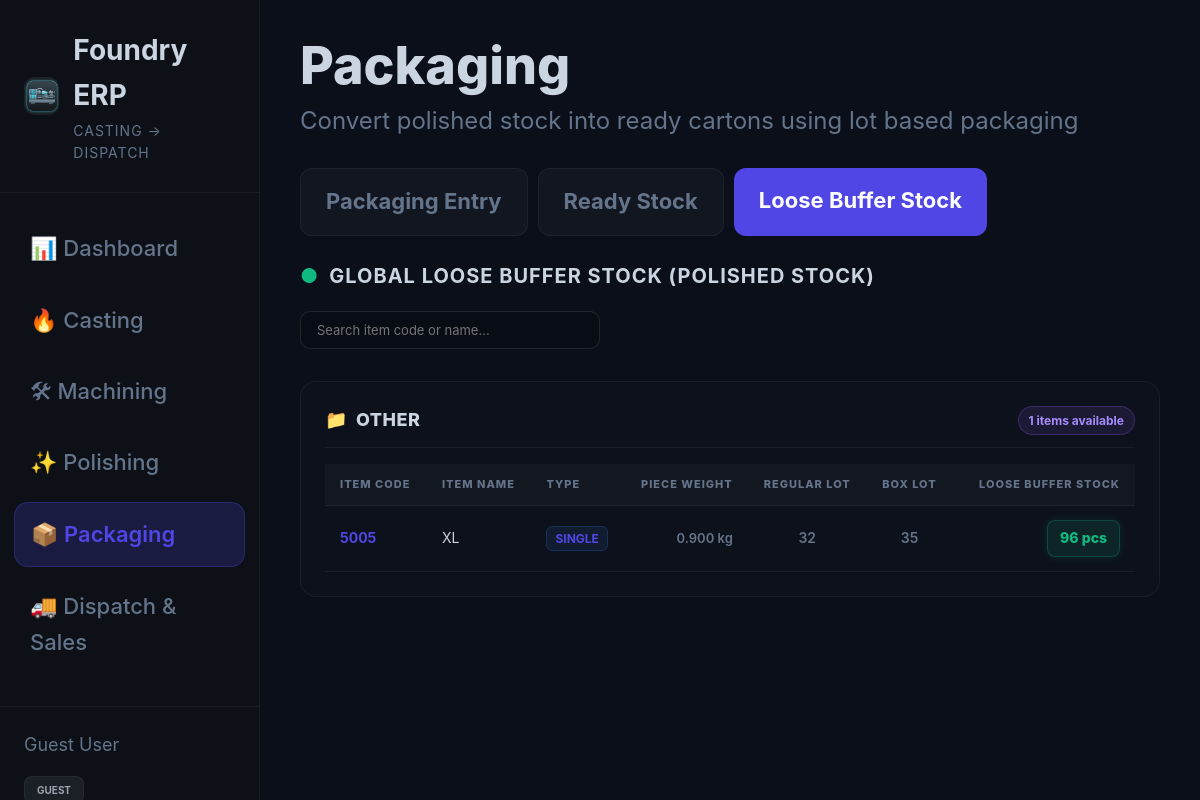
/packaging/?tab=buffer, run on an earlier commit of the app's database.
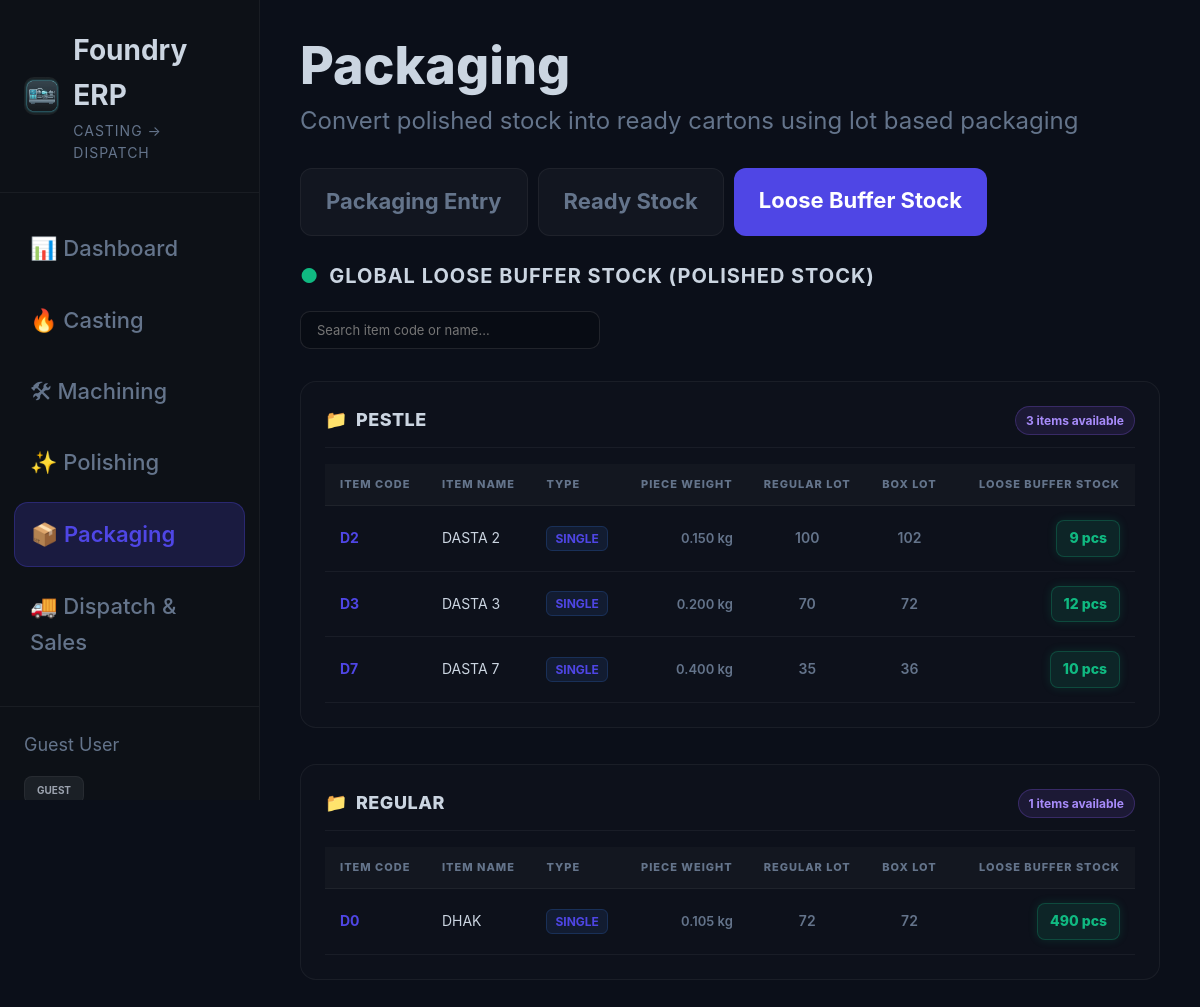
And on a later commit of the database.
### inventory/models.py (models this page shows, shortened)
class Item(models.Model):
    client = models.ForeignKey(
        "Client",
        on_delete=models.SET_NULL,
        blank=True,
        null=True
    )
    code = models.CharField(
        max_length=50,
        unique=True
    )
    name = models.CharField(
        max_length=100
    )
    category = models.CharField(
        max_length=100,
        default="OTHER"
    )
    sub_category = models.CharField(
        max_length=100,
        blank=True,
        null=True
    )
    material = models.CharField(
        max_length=100,
        default="OTHER",
        blank=True,
        null=True
    )
    variant = models.CharField(
        max_length=100,
        blank=True,
        null=True
    )
    item_type = models.CharField(
        max_length=100,
        default='REGULAR'
    )
    casting_weight = models.FloatField(
        default=0
    )
    machining_weight = models.FloatField(
        default=0
    )
    lot_size = models.IntegerField(
        default=0
    )
    lot_with_box = models.IntegerField(
        default=0
    )
    process = models.CharField(
        max_length=50,
        choices=ProcessType.choices,
        blank=True,
        null=True
    )
    casting_required = models.BooleanField(
        default=True
    )
    machining_required = models.BooleanField(
        default=True
    )
    polishing_required = models.BooleanField(
        default=True
    )
    packing_required = models.BooleanField(
        default=True
    )
    rate_per_piece = models.FloatField(
        default=0
    )
    notes = models.TextField(
        blank=True,
        null=True
    )
    active = models.BooleanField(
        default=True
    )
    created_at = models.DateTimeField(
        auto_now_add=True
    )

### inventory/views/production.py (the view, shortened to what this page needs)
def packaging_view(request):
    from inventory.models import Item, StockTransaction, TransactionType, Warehouse
    from django.db.models import Sum
    from inventory import services
    import uuid
    def get_polishing_entry_remaining_qty(entry):
        packed_qty = StockTransaction.objects.filter(
            transaction_type="packaging_in",
            notes__contains=f"PACKED #{entry.id}"
        ).aggregate(total=Sum('quantity'))['total'] or 0
        remaining_qty = entry.quantity - packed_qty - (entry.rejection_quantity or 0)
        return max(0, remaining_qty)
    items = Item.objects.all()
    piece_stock = {}
    for item in items:
        stock_stats = services.get_stock_by_item(item)
        piece_stock[item.id] = stock_stats.get('polishing', 0)
        item.available_polishing = piece_stock[item.id]
    for item in items:
        if item.item_type == 'SET':
            from inventory.models import ItemComposition
            comps = ItemComposition.objects.filter(parent_item=item)
            if comps.exists():
                max_sets = 999999
                for comp in comps:
                    c_avail = piece_stock.get(comp.component_item.id, 0)
                    can_make = c_avail // comp.quantity
                    if can_make < max_sets:
                        max_sets = can_make
                item.available_polishing = max_sets
            else:
                item.available_polishing = 0
    single_items = items.filter(item_type='REGULAR')
    set_items = items.filter(item_type='SET')
    packaging_queue = []
    polishing_in_entries = StockTransaction.objects.filter(
        transaction_type="polishing_in"
    ).order_by("-created_at")
    for entry in polishing_in_entries:
        remaining_qty = get_polishing_entry_remaining_qty(entry)
        if remaining_qty > 0:
            orig_qty = entry.quantity
            orig_wt = entry.weight
            entry.quantity = remaining_qty
            entry.weight = round((remaining_qty / orig_qty) * orig_wt, 3) if orig_qty > 0 else 0.0
            packaging_queue.append(entry)
    pack_id = request.GET.get("pack")
    delete_id = request.GET.get("delete_id")
    delete_spare_id = request.GET.get("delete_spare_id")
    to_buffer_id = request.GET.get("to_buffer")
    active_tab = request.GET.get("tab", "entry")
    cartons = Carton.objects.all().order_by("-created_at")
    spares = StockTransaction.objects.filter(
        transaction_type="packaging_in",
        notes__contains="[DEDICATED BUFFER]"
    ).order_by("-created_at")
    ready_stock = []
    for c in cartons:
        ready_stock.append({
            'is_carton': True,
            'id': c.id,
            'created_at': c.created_at,
            'status': c.status,
            'carton_label': c.carton_label,
            'carton_number': c.carton_number,
            'carton_type': c.carton_type,
            'cleaning': c.cleaning,
            'labeling': c.labeling,
            'packing': c.packing,
            'total_quantity': c.total_quantity,
            'total_weight': c.total_weight,
            'items_list': [{
                'item_code': ci.item.code,
                'item_name': ci.item.name,
                'quantity': ci.quantity,
                'weight': ci.weight,
                'item_id': ci.item.id,
                'is_set': ci.item.item_type == 'SET'
            } for ci in c.items.all()]
        })
    for s in spares:
        ready_stock.append({
            'is_carton': False,
            'id': s.id,
            'created_at': s.created_at,
            'status': 'SPARE DECLARED',
            'carton_label': 'SPARE / BUFFER',
            'carton_number': f"TX-{s.id}",
            'carton_type': 'SPARE',
            'cleaning': False,
            'labeling': False,
            'packing': False,
            'total_quantity': s.quantity,
            'total_weight': s.weight,
            'items_list': [{
                'item_code': s.item.code,
                'item_name': s.item.name,
                'quantity': s.quantity,
                'weight': s.weight,
                'item_id': s.item.id,
                'is_set': s.item.item_type == 'SET'
            }]
        })
    ready_stock.sort(key=lambda x: x['created_at'], reverse=True)
    completed_ids = []
    ready_cartons = Carton.objects.filter(status='READY').prefetch_related('items__item').order_by("-created_at")
    ready_analytics = []
    total_pieces = 0
    total_weight = 0.0
    total_cartons = 0
    for carton in ready_cartons:
        nested_items = []
        for ci in carton.items.all():
            nested_items.append({
                'code': ci.item.code,
                'name': ci.item.name,
                'qty': ci.quantity,
                'weight': float(ci.weight)
            })
        steps = []
        if carton.cleaning: steps.append("Cleaned")
        if carton.labeling: steps.append("Labeled")
        if carton.packing: steps.append("Packed")
        if len(steps) == 3:
            status = "Fully Prepared"
            status_color = "#10b981"
        elif len(steps) > 0:
            status = "In Prep"
            status_color = "#f59e0b"
        else:
            status = "Raw Box"
            status_color = "#8b5cf6"
        ready_analytics.append({
            'carton': carton,
            'carton_number': carton.carton_number,
            'carton_type': carton.carton_type,
            'carton_label': carton.carton_label,
            'nested_items': nested_items,
            'qty': carton.total_quantity,
            'weight': round(float(carton.total_weight), 3),
            'status': status,
            'status_color': status_color,
            'created_at': carton.created_at,
            'steps_str': ", ".join(steps) if steps else "None"
        })
        total_pieces += carton.total_quantity
        total_weight += float(carton.total_weight)
        total_cartons += 1
    from django.db.models import Sum
    top_items_qs = CartonItem.objects.filter(
        carton__status='READY'
    ).values(
        'item__code', 'item__name'
    ).annotate(
        total_qty=Sum('quantity'),
        total_weight=Sum('weight')
    ).order_by('-total_qty')
    top_packed_items = []
    for row in top_items_qs[:5]:
        top_packed_items.append({
            'code': row['item__code'],
            'name': row['item__name'],
            'qty': row['total_qty'],
            'weight': round(float(row['total_weight'] or 0.0), 3)
        })
    grouped_queue = {}
    for entry in packaging_queue:
        w_name = entry.job_worker.name if entry.job_worker else (entry.worker.name if entry.worker else "Internal/House")
        cat_name = entry.item.category.upper() if entry.item.category else "OTHER"
        if w_name not in grouped_queue:
            grouped_queue[w_name] = {}
        if cat_name not in grouped_queue[w_name]:
            grouped_queue[w_name][cat_name] = []
        grouped_queue[w_name][cat_name].append(entry)
    metrics = {
        'total_pieces': total_pieces,
        'total_weight': round(total_weight, 3),
        'total_cartons': total_cartons,
        'ready_items_count': CartonItem.objects.filter(carton__status='READY').values('item').distinct().count(),
        'active_queue_count': len(packaging_queue)
    }
    buffer_groups = {}
    for item in items:
        if getattr(item, 'available_polishing', 0) > 0:
            subcat = item.sub_category.strip() if item.sub_category else "OTHER"
            if not subcat:
                subcat = "OTHER"
            subcat = subcat.upper()
            if subcat not in buffer_groups:
                buffer_groups[subcat] = []
            buffer_groups[subcat].append(item)
    context = {
        "items": items,
        "single_items": single_items,
        "set_items": set_items,
        "buffer_groups": buffer_groups,
        "packaging_queue": packaging_queue,
        "grouped_queue": grouped_queue,
        "ready_stock": ready_stock,
        "completed_ids": completed_ids,
        "active_tab": active_tab,
        "ready_analytics": ready_analytics,
        "top_packed_items": top_packed_items,
        "metrics": metrics
    }
    return render(request, "packaging.html", context)

### templates/packaging.html (shortened to what the changed rows need)
{% extends "layout/base.html" %}
{% block content %}
<div style="margin-bottom:28px;">
    <h1 style="
        font-size:52px;
        font-weight:800;
        line-height:1;
        margin-bottom:10px;
    ">
        Packaging
    </h1>
</div>
{% if active_tab == 'buffer' %}
<div class="main-grid" style="display:grid; grid-template-columns: 1fr; gap: 24px; align-items: start;">
    <div class="glass-card" style="width:100%;">
        {% if buffer_groups %}
            <div style="display: flex; flex-direction: column; gap: 36px;">
                {% for subcat, items_list in buffer_groups.items %}
                <div class="subcategory-section" style="background: rgba(255, 255, 255, 0.01); border: 1px solid var(--border-soft); border-radius: 16px; padding: 24px; transition: all 0.2s;">
                    <div style="display: flex; justify-content: space-between; align-items: center; margin-bottom: 16px; border-bottom: 1px solid rgba(255,255,255,0.05); padding-bottom: 12px;">
                        <h4 style="margin:0; font-size:18px; font-weight:800; color:var(--text-primary); letter-spacing: 0.5px; display: flex; align-items: center; gap: 8px;">
                            <span style="color:var(--accent-blue);">📁</span> {{ subcat }}
                        </h4>
                        <span style="background: rgba(139, 92, 246, 0.12); border: 1px solid rgba(139, 92, 246, 0.25); color: #a78bfa; font-weight: 700; font-size: 12px; padding: 4px 10px; border-radius: 20px;">
                            {{ items_list|length }} items available
                        </span>
                    </div>
                    <div style="overflow-x:auto;">
                        <table class="recent-table" style="width:100%; border-collapse:collapse; text-align:left;">
                            <thead>
                                <tr style="background:rgba(255,255,255,0.005); border-bottom:1.5px solid var(--border-soft);">
                                    <th style="padding:12px 15px; font-size:11px; font-weight:800; color:var(--text-secondary); text-transform:uppercase;">Item Code</th>
                                    <th style="padding:12px 15px; font-size:11px; font-weight:800; color:var(--text-secondary); text-transform:uppercase;">Item Name</th>
                                    <th style="padding:12px 15px; font-size:11px; font-weight:800; color:var(--text-secondary); text-transform:uppercase;">Type</th>
                                    <th style="padding:12px 15px; font-size:11px; font-weight:800; color:var(--text-secondary); text-transform:uppercase; text-align:right;">Piece Weight</th>
                                    <th style="padding:12px 15px; font-size:11px; font-weight:800; color:var(--text-secondary); text-transform:uppercase; text-align:center;">Regular Lot</th>
                                    <th style="padding:12px 15px; font-size:11px; font-weight:800; color:var(--text-secondary); text-transform:uppercase; text-align:center;">Box Lot</th>
                                    <th style="padding:12px 15px; font-size:11px; font-weight:800; color:var(--text-secondary); text-transform:uppercase; text-align:right; min-width:180px;">Loose Buffer Stock</th>
                                </tr>
                            </thead>
                            <tbody>
                                {% for item in items_list %}
                                <tr class="buffer-row-item" style="border-bottom:1px solid rgba(255,255,255,0.02); transition:all 0.2s;">
                                    <td class="buffer-item-code" style="padding:14px 15px; font-weight:bold; color:var(--accent-blue); font-size:14px;">{{ item.code }}</td>
                                    <td class="buffer-item-name" style="padding:14px 15px; color:var(--text-primary); font-size:14px;">{{ item.name }}</td>
                                    <td style="padding:14px 15px; font-size:12px; font-weight:700;">
                                        {% if item.item_type == 'SET' %}
                                        <span style="background:rgba(139, 92, 246, 0.1); color:#8b5cf6; padding:4px 8px; border-radius:6px; border:1px solid rgba(139, 92, 246, 0.2);">SET</span>
                                        {% else %}
                                        <span style="background:rgba(59, 130, 246, 0.1); color:var(--accent-blue); padding:4px 8px; border-radius:6px; border:1px solid rgba(59, 130, 246, 0.2);">SINGLE</span>
                                        {% endif %}
                                    </td>
                                    <td style="padding:14px 15px; text-align:right; font-weight:600; color:var(--text-secondary); font-size:13px;">{{ item.machining_weight|floatformat:3 }} kg</td>
                                    <td style="padding:14px 15px; text-align:center; font-weight:600; color:var(--text-secondary);">{{ item.lot_size }}</td>
                                    <td style="padding:14px 15px; text-align:center; font-weight:600; color:var(--text-secondary);">{{ item.lot_with_box }}</td>
                                    <td style="padding:14px 15px; text-align:right;">
                                        <span style="background:rgba(16, 185, 129, 0.12); border:1px solid rgba(16, 185, 129, 0.25); color:#10b981; font-weight:800; font-size:14px; padding:6px 12px; border-radius:8px; display:inline-block; box-shadow:0 0 10px rgba(16,185,129,0.15);">
                                            {{ item.available_polishing }} pcs
                                        </span>
                                    </td>
                                </tr>
                                {% endfor %}
                            </tbody>
                        </table>
                    </div>
                </div>
                {% endfor %}
            </div>
        {% endif %}
    </div>
</div>
{% endif %}
{% endblock %}

What changed in the data, as far as the page shows it:
no longer on this page (row unchanged): Item: subcat "OTHER", items_list "1", code "5005", name "XL", item_type "SINGLE", machining_weight "0.900", lot_size "32", lot_with_box "35", available_polishing "96"
now on this page (row edited): Item: sub_category "PESTLE", items_list "3", code "D2", name "DASTA 2", item_type "SINGLE", machining_weight "0.150", lot_size "100", lot_with_box "102", available_polishing "9"
now on this page (row edited): Item: code "D3", name "DASTA 3", item_type "SINGLE", machining_weight "0.200", lot_size "70", lot_with_box "72", available_polishing "12", shown under "PESTLE"
added Item: code "D7", name "DASTA 7", item_type "SINGLE", machining_weight "0.400", lot_size "35", lot_with_box "36", available_polishing "10", shown under "PESTLE"
added Item: subcat "REGULAR", items_list "1", code "D0", name "DHAK", item_type "SINGLE", machining_weight "0.105", lot_size "72", lot_with_box "72", available_polishing "490"
